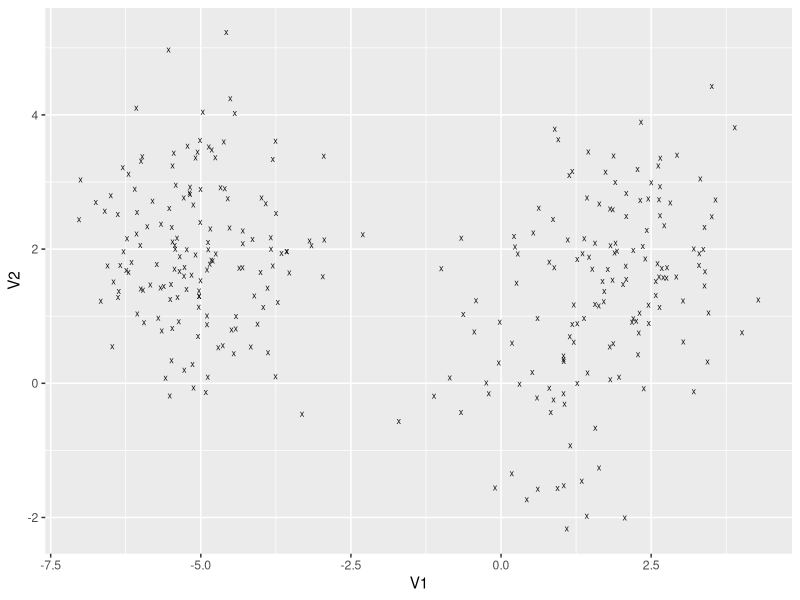
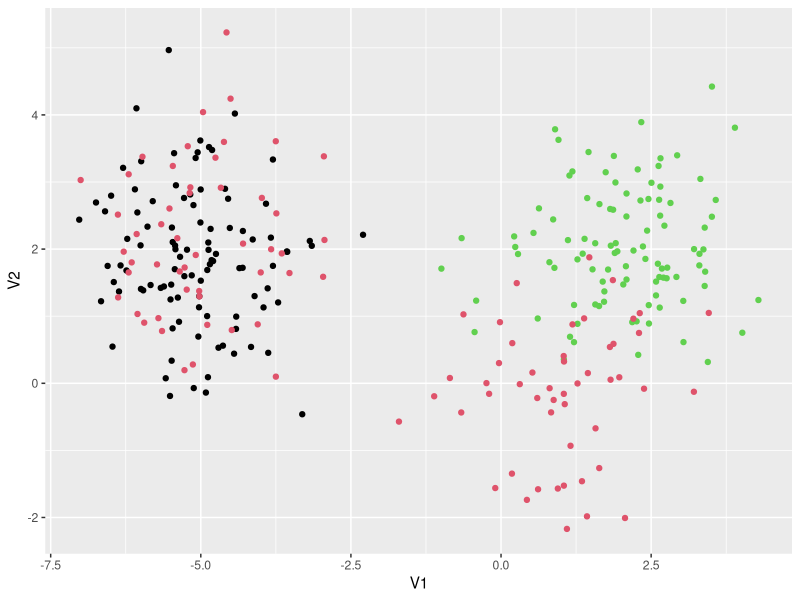
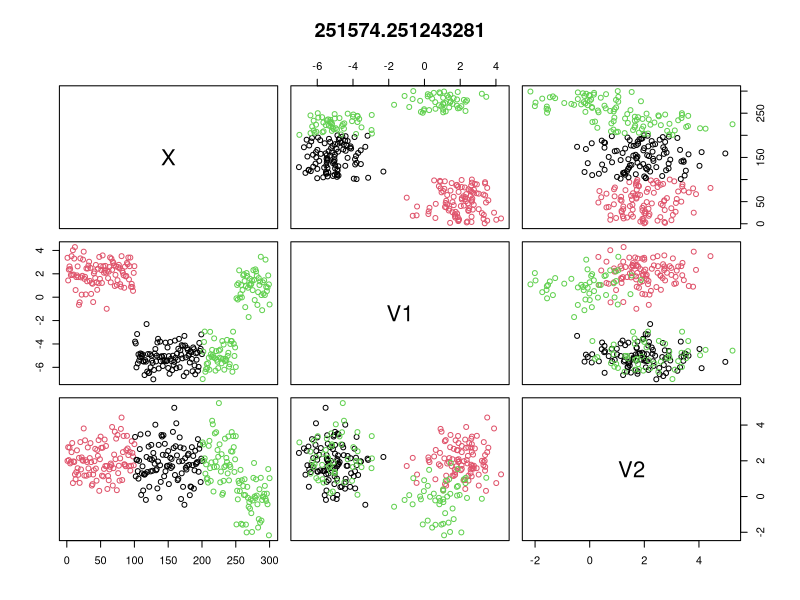
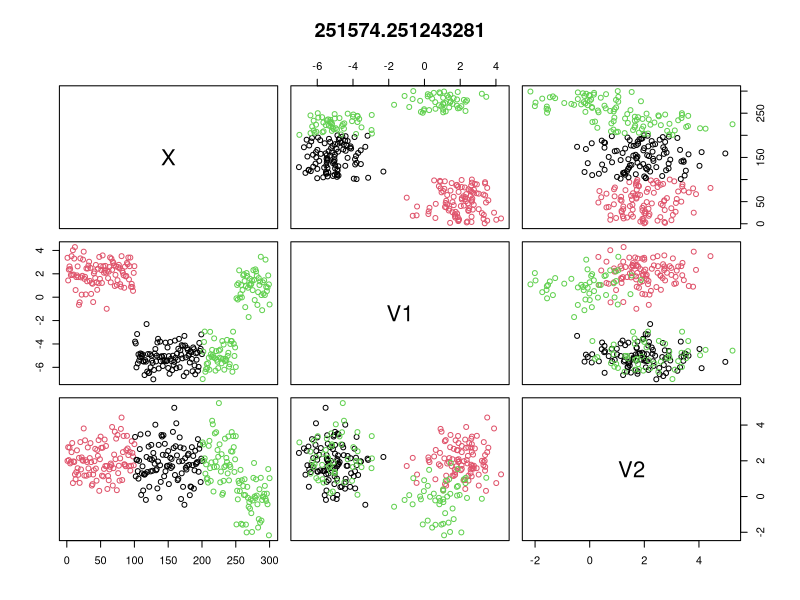
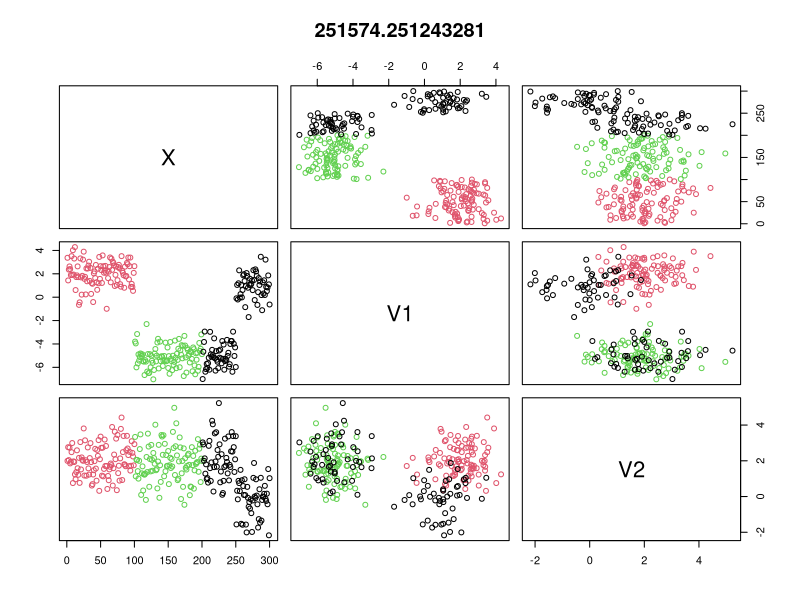
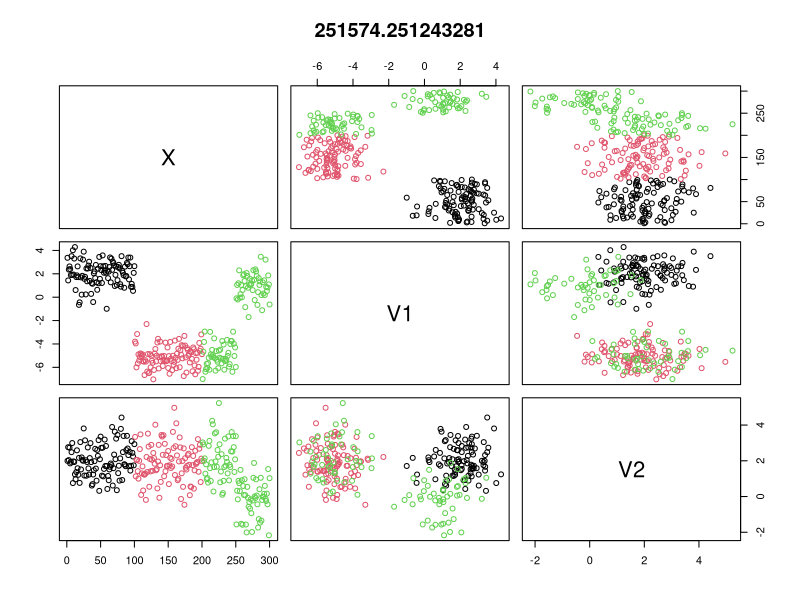
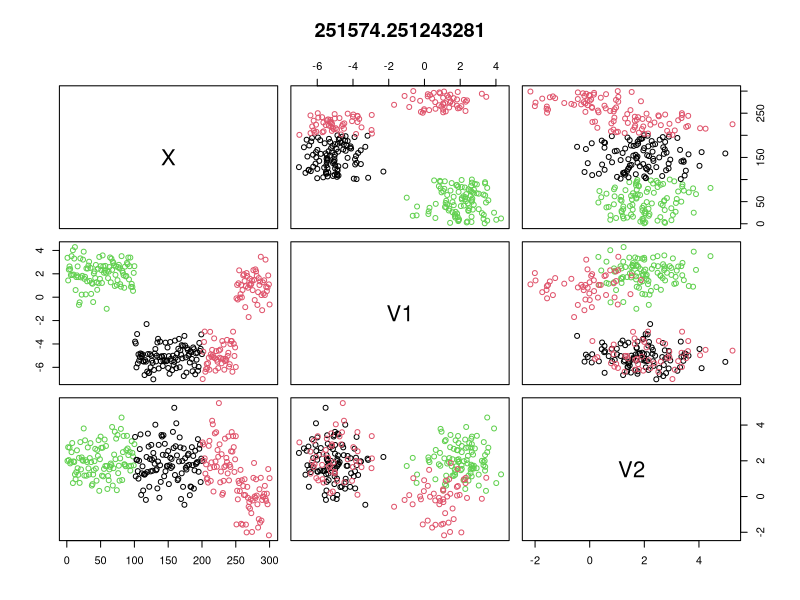
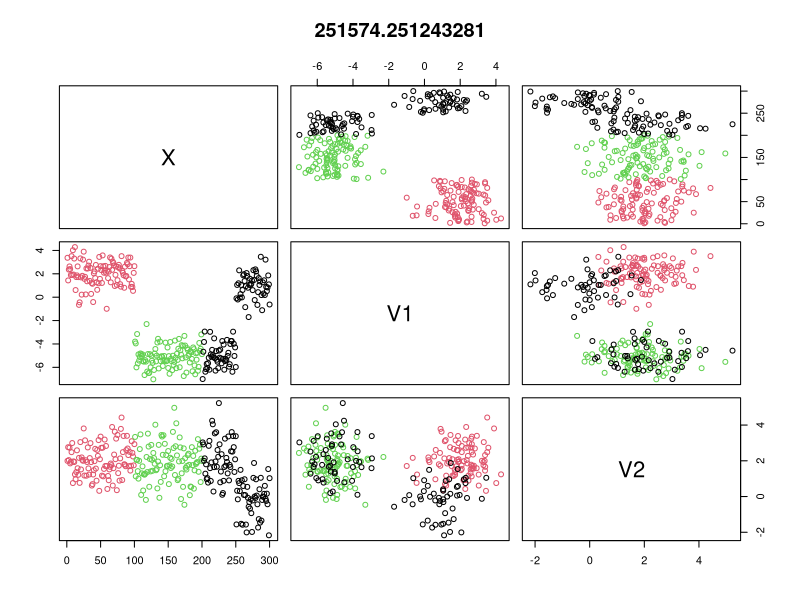

The R source for these figures, in order:
## ---- chunk 1
x <- read.csv("x.csv")
library(tidyverse)
x %>% ggplot(aes(V1,V2))+geom_point(alpha=0.9, shape="x", size=2)
## ---- chunk 2
# Create the k-means model: km.out
km.out <- kmeans(x, centers = 3, nstart = 20)

# Inspect the result
summary(km.out)
## ---- chunk 3
# Print the cluster membership component of the model

print(km.out$cluster)
# Print the km.out object
print(km.out)

## ---- chunk 4
# Scatter plot of x
x %>%
  ggplot(aes(V1,V2))+geom_point(color=km.out$cluster)
## ---- chunk 5
# Set up 2 x 3 plotting grid
par(mfrow = c(2, 3))

# Set seed
set.seed(1)

for(i in 1:6) {
  # Run kmeans() on x with three clusters and one start
  km.out <- kmeans(x, centers = 3, nstart = 1)
  
  # Plot clusters
  plot(x, col = km.out$cluster, 
       main = km.out$tot.withinss)
}
## ---- chunk 6
# Initialize total within sum of squares error: wss
wss <- 0

# For 1 to 15 cluster centers
for (i in 1:15) {
  km.out <- kmeans(x, centers = i, nstart = 20)
  # Save total within sum of squares to wss variable
  wss[i] <- km.out$tot.withinss
}

# Plot total within sum of squares vs. number of clusters
plot(1:15, wss, type = "b", 
     xlab = "Number of Clusters", 
     ylab = "Within groups sum of squares")

# Set k equal to the number of clusters corresponding to the elbow location
k <- 2  # 3 is probably OK, too
